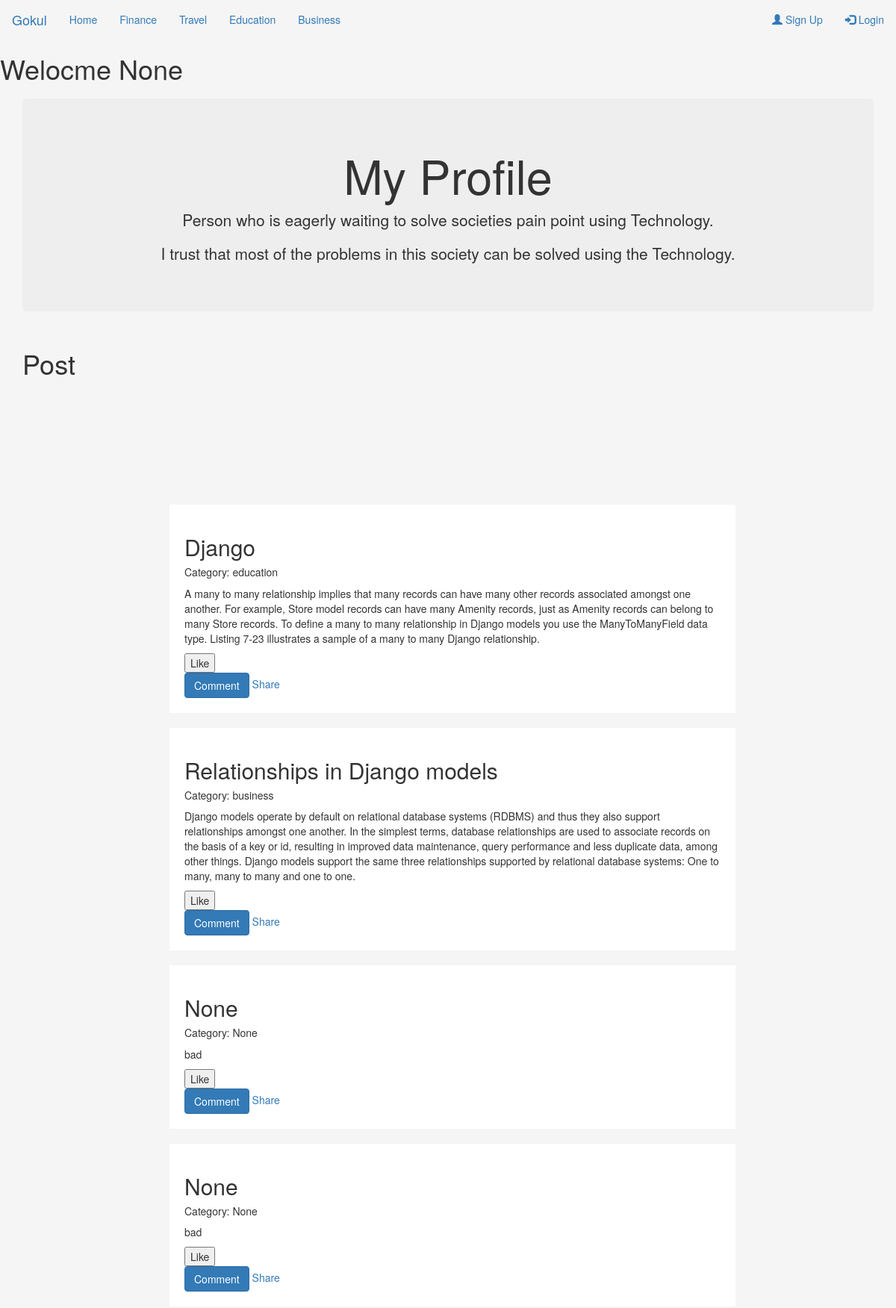
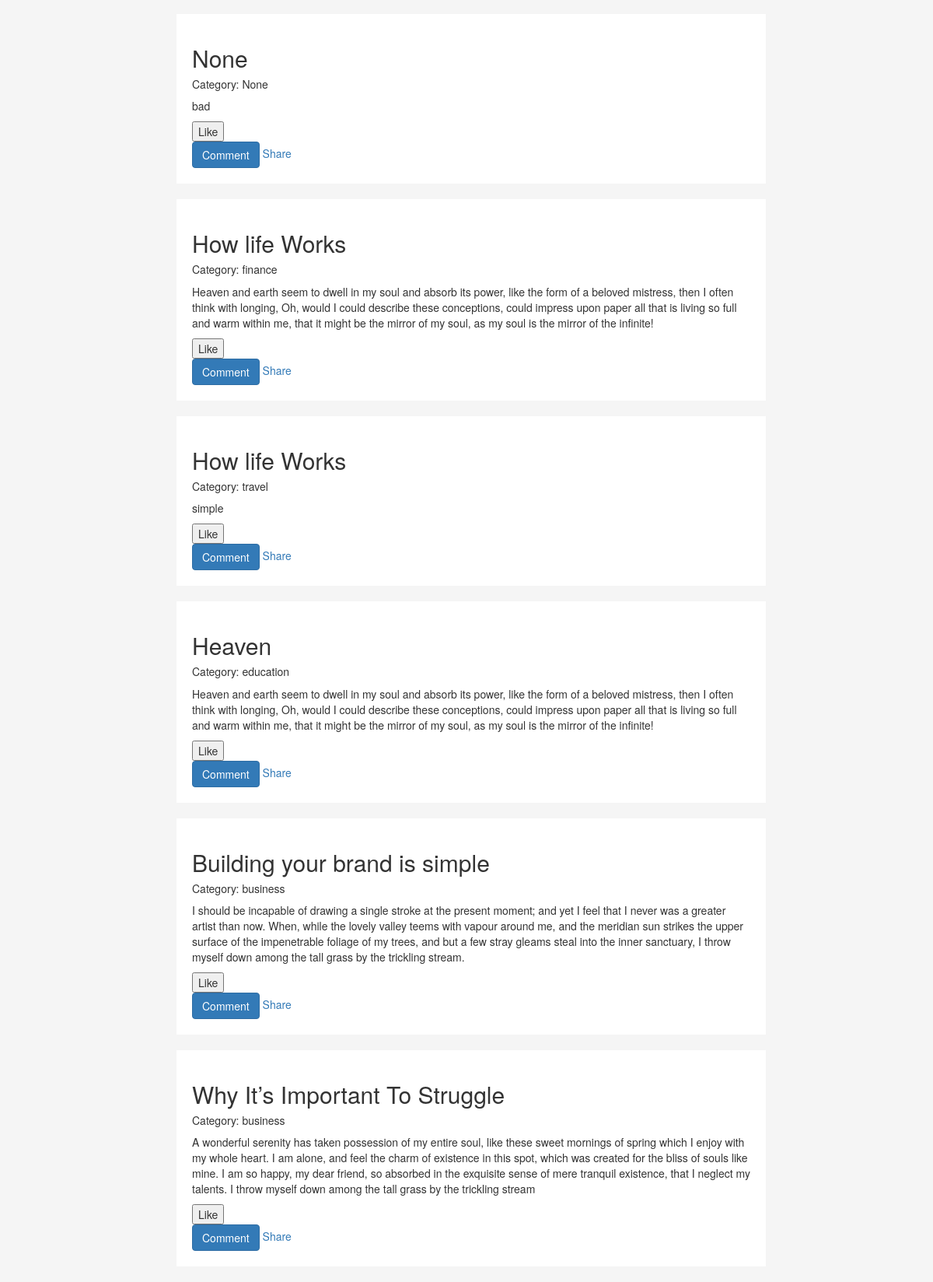
The page / (upper part) on the database its author committed (2 pictures, top to bottom).
### home/models.py (models this page shows)
class Post(models.Model):
	title = models.CharField(max_length=60, null=True)
	description = models.TextField(null=True)
	category = models.CharField(max_length=20, null=True)

### home/views.py (the view, shortened to what this page needs)
# urls.py: url(r'^$', index),
def index(request):
	post = Post.objects.order_by('-id')
	return render(request, 'home/index.html', {'post':post})

### home/templates/home/index.html (shortened to what this page needs)
{% extends "base.html" %}
{% block content %}
	<div class="container">
	  <div class="jumbotron ">
	    <h1 align="center">My Profile</h1>
	    <p align="center">Person who is eagerly waiting to solve societies pain point using Technology.</p>
	    <p align="center"> I trust that most of the problems in this society can be solved using the Technology.</p>
	  </div>
	</div>
	<div class="container">
	<h1>Post</h1>
	<br>
	<br>
	<br>
	<br>
	<br>
	<br>
	<br>
	</div>
	<div class="container">
		<div class="row">
		  <div class="leftcolumn">
		  {% for p in post %}
			    <div class="card1">
		    		<h2>{{p.title}}</h2>
		    		<h5> Category: {{p.category}}</h5>
		    		<p>{{p.description}}</p>
		    		<form method="Post" action="/home/index/">{% csrf_token%}
		    			<input type="submit" name="Like" value="Like">
		    		</form>
		    		<a href="/home/comment/{{p.id}}/"> <button class="btn btn-primary">Comment</button>  </a>
		    		<a href="https://www.facebook.com/sharer/sharer.php?u=http://127.0.0.1:8000/home/comment/{{p.id}}">
					Share
					</a>
			    </div>
		    {% endfor %}
		  </div>
	 	</div>
	 </div>
{% endblock %}

### home/static/css/styles.css (style rules this page uses)
body { background-color: #F5F5F5; }
.card1 { background-color: white; padding: 20px; margin-top: 20px; margin-left: 212px; margin-right: 200px; }

### rows shown on the page
Post: title "Django", category "education", description "A many to many relationship implies that many records can have many other records associated amongst one another. For example, Store model records can have many Amenity records, just as Amenity records can belong to many Store records. To define a many to many relationship in Django models you use the ManyToManyField data type. Listing 7-23 illustrates a sample of a many to many Django relationship."
Post: title "Relationships in Django models", category "business", description "Django models operate by default on relational database systems (RDBMS) and thus they also support relationships amongst one another. In the simplest terms, database relationships are used to associate records on the basis of a key or id, resulting in improved data maintenance, query performance and less duplicate data, among other things. Django models support the same three relationships supported by relational database systems: One to many, many to many and one to one."
Post: title "None", category "None", description "bad"
Post: title "None", category "None", description "bad"
Post: title "None", category "None", description "bad"
Post: title "How life Works", category "finance", description "Heaven and earth seem to dwell in my soul and absorb its power, like the form of a beloved mistress, then I often think with longing, Oh, would I could describe these conceptions, could impress upon paper all that is living so full and warm within me, that it might be the mirror of my soul, as my soul is the mirror of the infinite!"
Post: title "How life Works", category "travel", description "simple"
Post: title "Heaven", category "education", description "Heaven and earth seem to dwell in my soul and absorb its power, like the form of a beloved mistress, then I often think with longing, Oh, would I could describe these conceptions, could impress upon paper all that is living so full and warm within me, that it might be the mirror of my soul, as my soul is the mirror of the infinite!"
Post: title "Building your brand is simple", category "business", description "I should be incapable of drawing a single stroke at the present moment; and yet I feel that I never was a greater artist than now. When, while the lovely valley teems with vapour around me, and the meridian sun strikes the upper surface of the impenetrable foliage of my trees, and but a few stray gleams steal into the inner sanctuary, I throw myself down among the tall grass by the trickling stream."
Post: title "Why It’s Important To Struggle", category "business", description "A wonderful serenity has taken possession of my entire soul, like these sweet mornings of spring which I enjoy with my whole heart. I am alone, and feel the charm of existence in this spot, which was created for the bliss of souls like mine. I am so happy, my dear friend, so absorbed in the exquisite sense of mere tranquil existence, that I neglect my talents. I throw myself down among the tall grass by the trickling stream"

### other values the page prints
{{ request.user.id }} "None"
